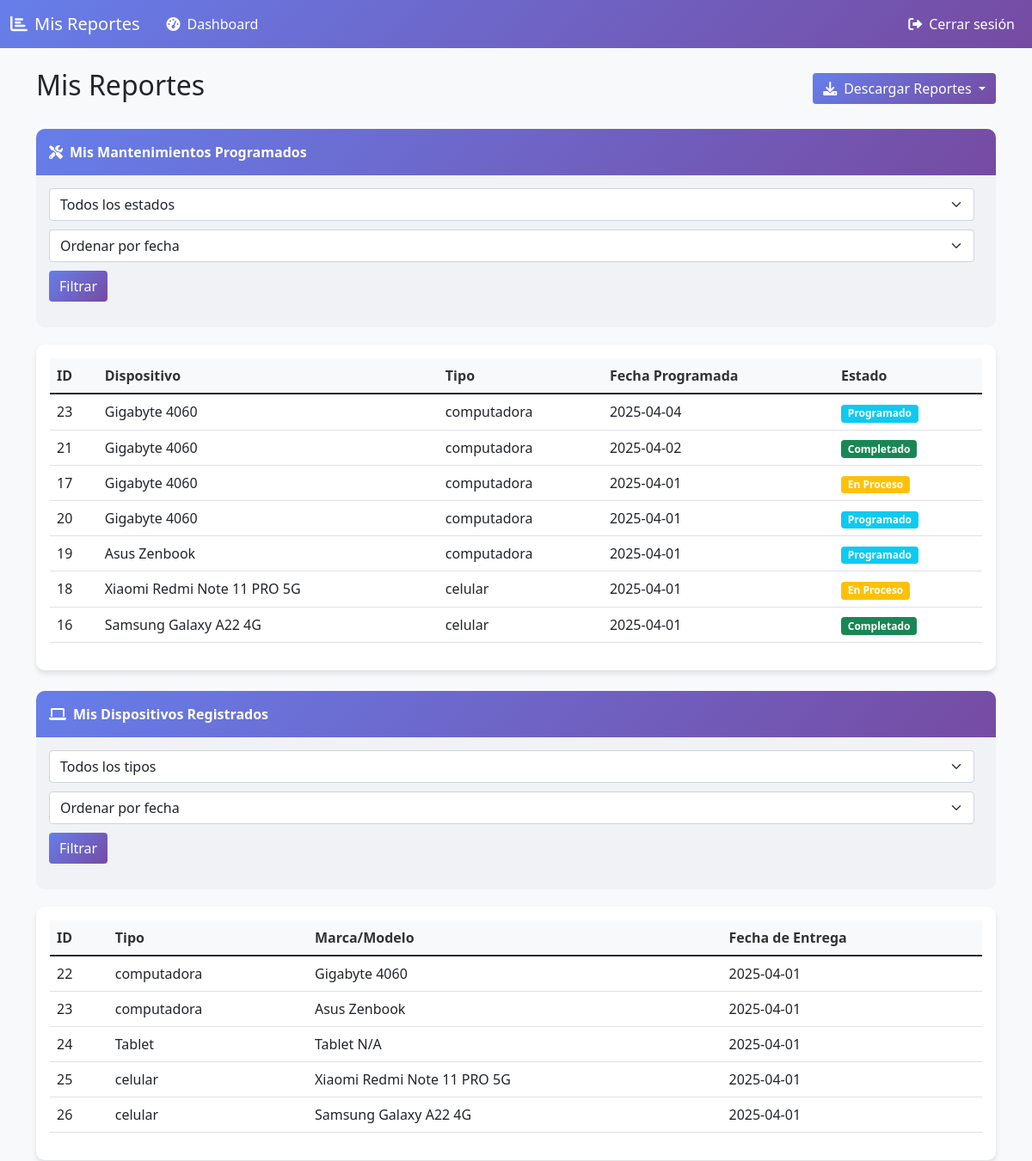
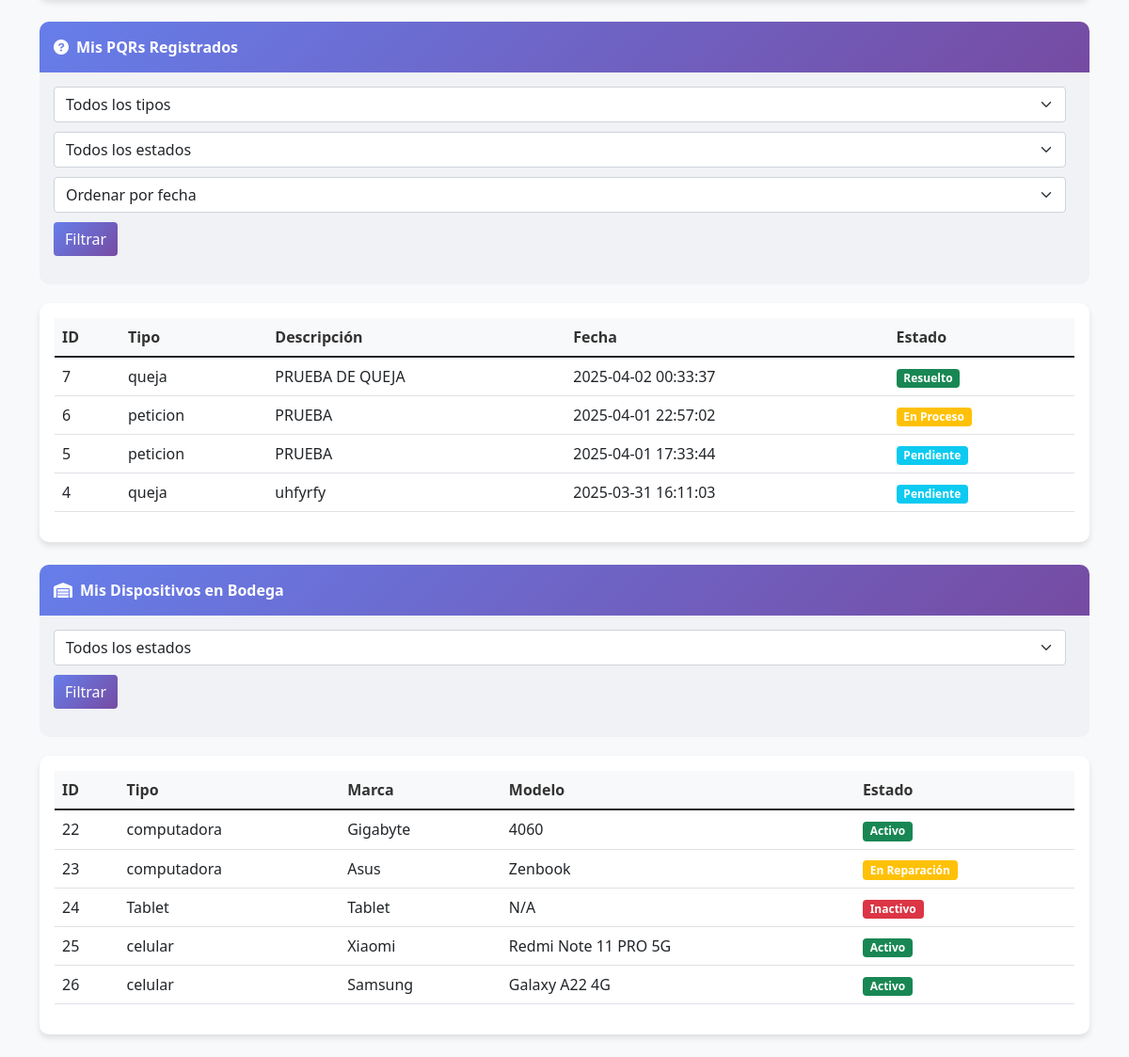
The app's page /reportes.php (signed in) with its own data (2 pictures, top to bottom).
### tables this page shows
CREATE TABLE `mantenimientos` (
  `id` int(11) NOT NULL AUTO_INCREMENT,
  `id_dispositivo` int(11) DEFAULT NULL,
  `fecha_programada` date DEFAULT NULL,
  `descripcion` text DEFAULT NULL,
  `estado` enum('programado','en_proceso','completado') DEFAULT NULL,
  PRIMARY KEY (`id`),
  KEY `id_dispositivo` (`id_dispositivo`),
  CONSTRAINT `mantenimientos_ibfk_1` FOREIGN KEY (`id_dispositivo`) REFERENCES `dispositivos` (`id_dispositivo`)
);

CREATE TABLE `dispositivos` (
  `id_dispositivo` int(11) NOT NULL AUTO_INCREMENT,
  `id_usuario` int(11) DEFAULT NULL,
  `tipo` varchar(50) NOT NULL,
  `tipo_dispositivo` enum('Computador','Tablet','Celular') NOT NULL,
  `marca` varchar(50) NOT NULL,
  `modelo` varchar(50) NOT NULL,
  `fecha_entrega` date DEFAULT NULL,
  `estado` enum('Activo','En Reparación','Inactivo','Completado') NOT NULL,
  `licencias` varchar(255) DEFAULT NULL,
  `procesador` varchar(100) DEFAULT NULL,
  `almacenamiento` varchar(50) DEFAULT NULL,
  `ram` varchar(50) DEFAULT NULL,
  `serial` varchar(100) DEFAULT NULL,
  PRIMARY KEY (`id_dispositivo`),
  KEY `id_usuario` (`id_usuario`),
  CONSTRAINT `dispositivos_ibfk_1` FOREIGN KEY (`id_usuario`) REFERENCES `usuarios` (`id_usuario`)
);

CREATE TABLE `pqrs` (
  `id` int(11) NOT NULL AUTO_INCREMENT,
  `id_usuario` int(11) DEFAULT NULL,
  `tipo` enum('peticion','queja','reclamo','sugerencia') DEFAULT NULL,
  `descripcion` text DEFAULT NULL,
  `estado` enum('pendiente','en_proceso','resuelto') DEFAULT NULL,
  `fecha_creacion` timestamp NOT NULL DEFAULT current_timestamp(),
  `respuesta` text DEFAULT NULL,
  PRIMARY KEY (`id`),
  KEY `id_usuario` (`id_usuario`),
  CONSTRAINT `pqrs_ibfk_1` FOREIGN KEY (`id_usuario`) REFERENCES `usuarios` (`id_usuario`)
);

### reportes.php (the view, shortened to what the rows shown need)
<?php
require_once "includes/config.php";
$id_usuario = $_SESSION["id"];
function formatearEstado($estado)
{
    $estado = strtolower(str_replace('_', ' ', $estado));
    return ucwords($estado);
}
$estado_mantenimiento = isset($_GET['estado_mantenimiento']) ? $_GET['estado_mantenimiento'] : '';
$orden_fecha_mantenimiento = isset($_GET['orden_fecha_mantenimiento']) ? $_GET['orden_fecha_mantenimiento'] : '';
$tipo_dispositivo = isset($_GET['tipo_dispositivo']) ? $_GET['tipo_dispositivo'] : '';
$orden_fecha_entrega = isset($_GET['orden_fecha_entrega']) ? $_GET['orden_fecha_entrega'] : '';
$tipo_pqr = isset($_GET['tipo_pqr']) ? $_GET['tipo_pqr'] : '';
$estado_pqr = isset($_GET['estado_pqr']) ? $_GET['estado_pqr'] : '';
$orden_fecha_pqr = isset($_GET['orden_fecha_pqr']) ? $_GET['orden_fecha_pqr'] : '';
$estado_bodega = isset($_GET['estado_bodega']) ? $_GET['estado_bodega'] : '';
$sql = "SELECT m.id, m.id_dispositivo, m.fecha_programada, m.descripcion, m.estado,
               d.marca, d.modelo, d.tipo as tipo_dispositivo
        FROM mantenimientos m
        JOIN dispositivos d ON m.id_dispositivo = d.id_dispositivo
        WHERE d.id_usuario = ?";
if (!empty($orden_fecha_mantenimiento)) {
    $sql .= " ORDER BY m.fecha_programada " . ($orden_fecha_mantenimiento == 'asc' ? 'ASC' : 'DESC');
} else {
    $sql .= " ORDER BY m.fecha_programada DESC";
}
$stmt = mysqli_prepare($link, $sql);
if ($estado_mantenimiento) {
    mysqli_stmt_bind_param($stmt, "is", $id_usuario, $estado_mantenimiento);
} else {
    mysqli_stmt_bind_param($stmt, "i", $id_usuario);
}
mysqli_stmt_execute($stmt);
$result = mysqli_stmt_get_result($stmt);
$sql_dispositivos = "SELECT * FROM dispositivos WHERE id_usuario = ?";
if (!empty($orden_fecha_entrega)) {
    $sql_dispositivos .= " ORDER BY fecha_entrega " . ($orden_fecha_entrega == 'asc' ? 'ASC' : 'DESC');
} else {
    $sql_dispositivos .= " ORDER BY fecha_entrega DESC";
}
$stmt_dispositivos = mysqli_prepare($link, $sql_dispositivos);
if (!empty($tipo_dispositivo)) {
    mysqli_stmt_bind_param($stmt_dispositivos, "is", $id_usuario, $tipo_dispositivo);
} else {
    mysqli_stmt_bind_param($stmt_dispositivos, "i", $id_usuario);
}
mysqli_stmt_execute($stmt_dispositivos);
$result_dispositivos = mysqli_stmt_get_result($stmt_dispositivos);
$sql_pqrs = "SELECT * FROM pqrs WHERE id_usuario = ?";
if (!empty($orden_fecha_pqr)) {
    $sql_pqrs .= " ORDER BY fecha_creacion " . ($orden_fecha_pqr == 'asc' ? 'ASC' : 'DESC');
} else {
    $sql_pqrs .= " ORDER BY fecha_creacion DESC";
}
$stmt_pqrs = mysqli_prepare($link, $sql_pqrs);
if (!empty($tipo_pqr) && !empty($estado_pqr)) {
    mysqli_stmt_bind_param($stmt_pqrs, "iss", $id_usuario, $tipo_pqr, $estado_pqr);
} elseif (!empty($tipo_pqr)) {
    mysqli_stmt_bind_param($stmt_pqrs, "is", $id_usuario, $tipo_pqr);
} elseif (!empty($estado_pqr)) {
    mysqli_stmt_bind_param($stmt_pqrs, "is", $id_usuario, $estado_pqr);
} else {
    mysqli_stmt_bind_param($stmt_pqrs, "i", $id_usuario);
}
mysqli_stmt_execute($stmt_pqrs);
$result_pqrs = mysqli_stmt_get_result($stmt_pqrs);
$sql_bodega = "SELECT * FROM dispositivos WHERE id_usuario = ?";
$sql_bodega .= " ORDER BY id_dispositivo";
$stmt_bodega = mysqli_prepare($link, $sql_bodega);
if (!empty($estado_bodega)) {
    mysqli_stmt_bind_param($stmt_bodega, "is", $id_usuario, $estado_bodega);
} else {
    mysqli_stmt_bind_param($stmt_bodega, "i", $id_usuario);
}
mysqli_stmt_execute($stmt_bodega);
$result_bodega = mysqli_stmt_get_result($stmt_bodega);
?>
<!DOCTYPE html>
<html lang="es">
<head>
    <link href="https://cdn.jsdelivr.net/npm/bootstrap@5.1.3/dist/css/bootstrap.min.css" rel="stylesheet">
    <link rel="stylesheet" href="https://cdnjs.cloudflare.com/ajax/libs/font-awesome/6.0.0-beta3/css/all.min.css">
</head>
<body>
    <div class="container mt-4">
        <div class="d-flex justify-content-between align-items-center mb-4">
            <h2>Mis Reportes</h2>
        </div>
        <div class="card mb-4">
            <div class="card-body">
                <?php if ($result && mysqli_num_rows($result) > 0): ?>
                    <div class="table-responsive">
                        <table class="table table-hover">
                            <thead>
                                <tr>
                                    <th>ID</th>
                                    <th>Dispositivo</th>
                                    <th>Tipo</th>
                                    <th>Fecha Programada</th>
                                    <th>Estado</th>
                                </tr>
                            </thead>
                            <tbody>
                                <?php while ($row = mysqli_fetch_assoc($result)): ?>
                                    <tr>
                                        <td><?php echo htmlspecialchars($row['id']); ?></td>
                                        <td><?php echo htmlspecialchars($row['marca'] . ' ' . $row['modelo']); ?></td>
                                        <td><?php echo htmlspecialchars($row['tipo_dispositivo']); ?></td>
                                        <td><?php echo htmlspecialchars($row['fecha_programada']); ?></td>
                                        <td>
                                            <span class="badge bg-<?php
                                            if ($row['estado'] == 'completado') {
                                                echo 'success';
                                            } elseif ($row['estado'] == 'en_proceso') {
                                                echo 'warning';
                                            } else {
                                                echo 'info';
                                            }
                                            ?>">
                                                <?php echo formatearEstado($row['estado']); ?>
                                            </span>
                                        </td>
                                    </tr>
                                <?php endwhile; ?>
                            </tbody>
                        </table>
                    </div>
                <?php else: ?>
                    <p class="text-center">No tienes mantenimientos programados.</p>
                <?php endif; ?>
            </div>
        </div>
        <div class="card mb-4">
            <div class="card-body">
                <?php if ($result_dispositivos && mysqli_num_rows($result_dispositivos) > 0): ?>
                    <div class="table-responsive">
                        <table class="table table-hover">
                            <thead>
                                <tr>
                                    <th>ID</th>
                                    <th>Tipo</th>
                                    <th>Marca/Modelo</th>
                                    <th>Fecha de Entrega</th>
                                </tr>
                            </thead>
                            <tbody>
                                <?php while ($row = mysqli_fetch_assoc($result_dispositivos)): ?>
                                    <tr>
                                        <td><?php echo htmlspecialchars($row['id_dispositivo']); ?></td>
                                        <td><?php echo htmlspecialchars($row['tipo']); ?></td>
                                        <td><?php echo htmlspecialchars($row['marca'] . ' ' . $row['modelo']); ?></td>
                                        <td><?php echo htmlspecialchars($row['fecha_entrega']); ?></td>
                                    </tr>
                                <?php endwhile; ?>
                            </tbody>
                        </table>
                    </div>
                <?php else: ?>
                    <p class="text-center">No tienes dispositivos registrados.</p>
                <?php endif; ?>
            </div>
        </div>
        <div class="card mb-4">
            <div class="card-body">
                <?php if ($result_pqrs && mysqli_num_rows($result_pqrs) > 0): ?>
                    <div class="table-responsive">
                        <table class="table table-hover">
                            <thead>
                                <tr>
                                    <th>ID</th>
                                    <th>Tipo</th>
                                    <th>Descripción</th>
                                    <th>Fecha</th>
                                    <th>Estado</th>
                                </tr>
                            </thead>
                            <tbody>
                                <?php while ($row = mysqli_fetch_assoc($result_pqrs)): ?>
                                    <tr>
                                        <td><?php echo htmlspecialchars($row['id']); ?></td>
                                        <td><?php echo htmlspecialchars($row['tipo']); ?></td>
                                        <td><?php echo htmlspecialchars(substr($row['descripcion'], 0, 50)) . (strlen($row['descripcion']) > 50 ? '...' : ''); ?>
                                        </td>
                                        <td><?php echo htmlspecialchars($row['fecha_creacion']); ?></td>
                                        <td>
                                            <span class="badge bg-<?php
                                            if ($row['estado'] == 'resuelto') {
                                                echo 'success';
                                            } elseif ($row['estado'] == 'en_proceso' || $row['estado'] == 'en proceso') {
                                                echo 'warning';
                                            } else {
                                                echo 'info';
                                            }
                                            ?>">
                                                <?php echo formatearEstado($row['estado'] ? $row['estado'] : 'pendiente'); ?>
                                            </span>
                                        </td>
                                    </tr>
                                <?php endwhile; ?>
                            </tbody>
                        </table>
                    </div>
                <?php else: ?>
                    <p class="text-center">No tienes PQRs registrados.</p>
                <?php endif; ?>
            </div>
        </div>
        <div class="card mb-4">
            <div class="card-body">
                <?php if ($result_bodega && mysqli_num_rows($result_bodega) > 0): ?>
                    <div class="table-responsive">
                        <table class="table table-hover">
                            <thead>
                                <tr>
                                    <th>ID</th>
                                    <th>Tipo</th>
                                    <th>Marca</th>
                                    <th>Modelo</th>
                                    <th>Estado</th>
                                </tr>
                            </thead>
                            <tbody>
                                <?php while ($row = mysqli_fetch_assoc($result_bodega)): ?>
                                    <tr>
                                        <td><?php echo htmlspecialchars($row['id_dispositivo']); ?></td>
                                        <td><?php echo htmlspecialchars($row['tipo']); ?></td>
                                        <td><?php echo htmlspecialchars($row['marca']); ?></td>
                                        <td><?php echo htmlspecialchars($row['modelo']); ?></td>
                                        <td>
                                            <span class="badge bg-<?php
                                            if ($row['estado'] == 'Completado' || $row['estado'] == 'Activo') {
                                                echo 'success';
                                            } elseif ($row['estado'] == 'En Reparación') {
                                                echo 'warning';
                                            } else {
                                                echo 'danger';
                                            }
                                            ?>">
                                                <?php echo formatearEstado($row['estado']); ?>
                                            </span>
                                        </td>
                                    </tr>
                                <?php endwhile; ?>
                            </tbody>
                        </table>
                    </div>
                <?php else: ?>
                    <p class="text-center">No tienes dispositivos en Bodega.</p>
                <?php endif; ?>
            </div>
        </div>
    </div>
</body>
</html>

### records on screen
mantenimientos: id "23", id_dispositivo.modelo "Gigabyte 4060", id_dispositivo.tipo "computadora", fecha_programada "2025-04-04", estado "Programado"
mantenimientos: id "21", id_dispositivo.modelo "Gigabyte 4060", id_dispositivo.tipo "computadora", fecha_programada "2025-04-02", estado "Completado"
mantenimientos: id "17", id_dispositivo.modelo "Gigabyte 4060", id_dispositivo.tipo "computadora", fecha_programada "2025-04-01", estado "En Proceso"
mantenimientos: id "20", id_dispositivo.modelo "Gigabyte 4060", id_dispositivo.tipo "computadora", fecha_programada "2025-04-01", estado "Programado"
mantenimientos: id "19", id_dispositivo.modelo "Asus Zenbook", id_dispositivo.tipo "computadora", fecha_programada "2025-04-01", estado "Programado"
mantenimientos: id "18", id_dispositivo.modelo "Xiaomi Redmi Note 11 PRO 5G", id_dispositivo.tipo "celular", fecha_programada "2025-04-01", estado "En Proceso"
mantenimientos: id "16", id_dispositivo.modelo "Samsung Galaxy A22 4G", id_dispositivo.tipo "celular", fecha_programada "2025-04-01", estado "Completado"
dispositivos: id_dispositivo "22", tipo "computadora", marca+modelo "Gigabyte 4060", fecha_entrega "2025-04-01", marca "Gigabyte", modelo "4060", estado "Activo"
dispositivos: id_dispositivo "23", tipo "computadora", marca+modelo "Asus Zenbook", fecha_entrega "2025-04-01", marca "Asus", modelo "Zenbook", estado "En Reparación"
dispositivos: id_dispositivo "24", tipo "Tablet", marca+modelo "Tablet N/A", fecha_entrega "2025-04-01", marca "Tablet", modelo "N/A", estado "Inactivo"
dispositivos: id_dispositivo "25", tipo "celular", marca+modelo "Xiaomi Redmi Note 11 PRO 5G", fecha_entrega "2025-04-01", marca "Xiaomi", modelo "Redmi Note 11 PRO 5G", estado "Activo"
dispositivos: id_dispositivo "26", tipo "celular", marca+modelo "Samsung Galaxy A22 4G", fecha_entrega "2025-04-01", marca "Samsung", modelo "Galaxy A22 4G", estado "Activo"
pqrs: id "7", tipo "queja", descripcion "PRUEBA DE QUEJA", fecha_creacion "2025-04-02 00:33:37", estado "Resuelto"
pqrs: id "6", tipo "peticion", descripcion "PRUEBA", fecha_creacion "2025-04-01 22:57:02", estado "En Proceso"
pqrs: id "5", tipo "peticion", descripcion "PRUEBA", fecha_creacion "2025-04-01 17:33:44", estado "Pendiente"
pqrs: id "4", tipo "queja", descripcion "uhfyrfy", fecha_creacion "2025-03-31 16:11:03", estado "Pendiente"
